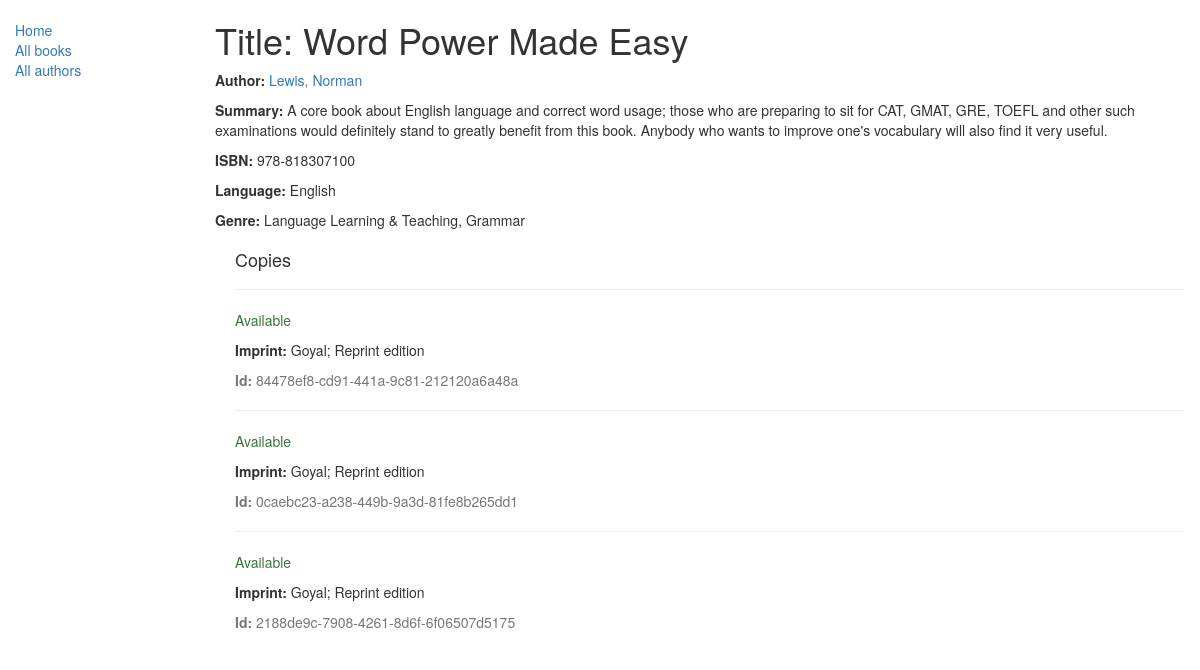
/catalog/book/3, run on the app's committed database.
### catalog/models.py (models this page shows, shortened)
class Book(models.Model):
    title = models.CharField(max_length=200)
    author = models.ForeignKey('Author', on_delete=models.SET_NULL, null=True)
    summary = models.TextField(
        max_length=1000, help_text="Enter a brief description of the book")
    isbn = models.CharField(
        'ISBN', max_length=13, help_text='13 Character <a href="https://www.isbn-international.org/content/what-isbn">ISBN number</a>')
    genre = models.ManyToManyField(
        Genre, help_text="Select a genre for this book")
    language = models.ForeignKey(
        'Language', on_delete=models.SET_NULL, null=True)
    def display_genre(self):
        """
        Creates a string for the Genre. This is required to display genre in Admin.
        """
        return ', '.join([genre.name for genre in self.genre.all()[:3]])
    display_genre.short_description = 'Genre'

class Author(models.Model):
    first_name = models.CharField(max_length=100)
    last_name = models.CharField(max_length=100)
    date_of_birth = models.DateField(null=True, blank=True)
    date_of_death = models.DateField('Died', null=True, blank=True)
    def get_absolute_url(self):
        return reverse('author-detail', args=[str(self.id)])
    def __str__(self):
        return '%s, %s' % (self.last_name, self.first_name)
    class Meta:
        ordering = ['first_name']

class Language(models.Model):
    name = models.CharField(max_length=200,
                            help_text="Enter a book language (e.g. Telugu, Hindi, English etc.)")
    def __str__(self):
        return self.name

class Genre(models.Model):
    name = models.CharField(max_length=200,
                            help_text="Enter a book genre (e.g. Science Fiction, French Poetry etc.)")
    def __str__(self):
        return self.name

class BookInstance(models.Model):
    id = models.UUIDField(primary_key=True, default=uuid.uuid4,
                          help_text="Unique ID for this particular book across whole library")
    book = models.ForeignKey('Book', on_delete=models.SET_NULL, null=True)
    imprint = models.CharField(max_length=200)
    due_back = models.DateField(null=True, blank=True)
    LOAN_STATUS = (
        ('d', 'Maintenance'),
        ('o', 'On loan'),
        ('a', 'Available'),
        ('r', 'Reserved'),
    )
    status = models.CharField(max_length=1, choices=LOAN_STATUS,
                              blank=True, default='d', help_text='Book availability')
    class Meta:
        ordering = ["due_back"]

### catalog/views.py (the view)
# urls.py: url(r'^book/(?P<pk>\d+)$', views.BookDetailView.as_view(), name='book-detail'),
class BookDetailView(generic.DetailView):
    model = Book

### catalog/templates/catalog/book_detail.html (shortened to what this page needs)
{% extends "base_generic.html" %}
{% block content %}
  <h1>Title: {{ book.title }}</h1>
  <p><strong>Author:</strong> <a href="{{ book.author.get_absolute_url }}">{{ book.author }}</a></p>
  <p><strong>Summary:</strong> {{ book.summary }}</p>
  <p><strong>ISBN:</strong> {{ book.isbn }}</p>
  <p><strong>Language:</strong> {{ book.language }}</p>
  <p><strong>Genre:</strong> {% for genre in book.genre.all %} {{ genre }}{% if not forloop.last %}, {% endif %}{% endfor %}</p>
  <div style="margin-left:20px;margin-top:20px">
    <h4>Copies</h4>
    {% for copy in book.bookinstance_set.all %}
    <hr>
    <p class="{% if copy.status == 'a' %}text-success{% elif copy.status == 'd' %}text-danger{% else %}text-warning{% endif %}">{{ copy.get_status_display }}</p>
    <p><strong>Imprint:</strong> {{copy.imprint}}</p>
    <p class="text-muted"><strong>Id:</strong> {{copy.id}}</p>
    {% endfor %}
  </div>
{% endblock %}

### data on the page
Book: title "Word Power Made Easy", author "Lewis, Norman", summary "A core book about English language and correct word usage; those who are preparing to sit for CAT, GMAT, GRE, TOEFL and other such examinations would definitely stand to greatly benefit from this book. Anybody who wants to improve one's vocabulary will also find it very useful.", isbn "978-818307100", language "English"
Genre: name "Language Learning & Teaching"
Genre: name "Grammar"
BookInstance: status "Available", imprint "Goyal; Reprint edition", id "84478ef8-cd91-441a-9c81-212120a6a48a"
BookInstance: status "Available", imprint "Goyal; Reprint edition", id "0caebc23-a238-449b-9a3d-81fe8b265dd1"
BookInstance: status "Available", imprint "Goyal; Reprint edition", id "2188de9c-7908-4261-8d6f-6f06507d5175"
